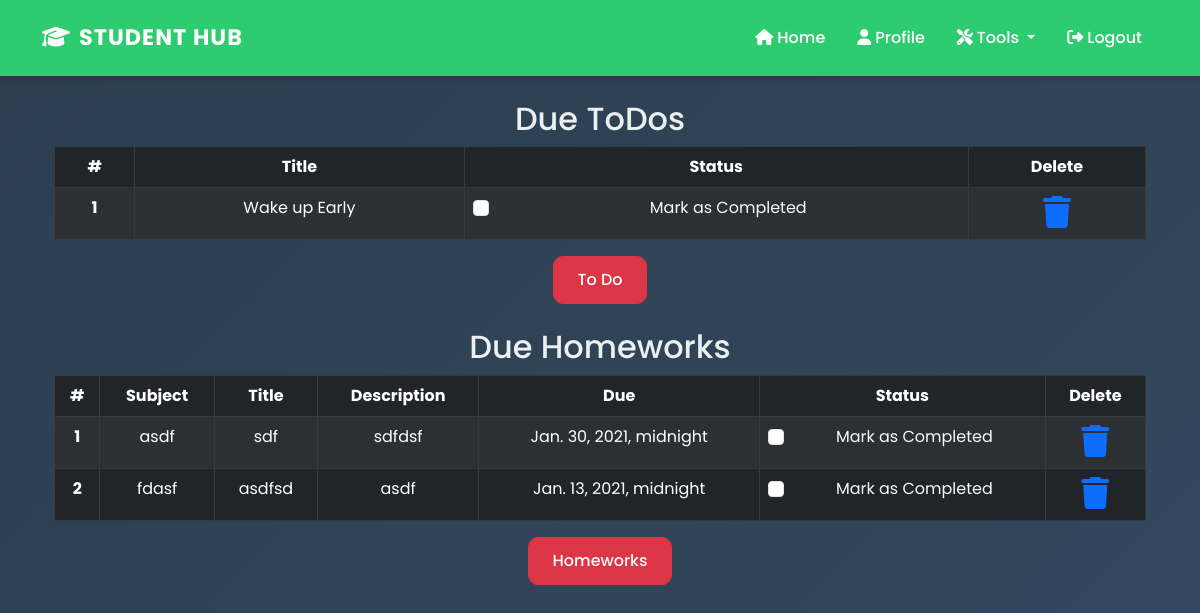
/profile/ (signed in), run on the app's committed database.
### dashboard/models.py (models this page shows, shortened)
class Todo(models.Model):
    user = models.ForeignKey(User, on_delete=models.CASCADE)
    title = models.CharField(max_length=200)
    is_finished = models.BooleanField(default=False)

class Homework(models.Model):
    user = models.ForeignKey(User, on_delete=models.CASCADE)
    subject = models.CharField(max_length=50)
    title = models.CharField(max_length=100)
    description = models.TextField()
    due = models.DateTimeField()
    is_finished = models.BooleanField(default=False)

### dashboard/views.py (the view)
# urls.py: path('profile/', dash_view.profile, name='profile'),
@login_required
def profile(request):
    homeworks = Homework.objects.filter(is_finished=False, user=request.user)
    todos = Todo.objects.filter(is_finished=False, user=request.user)
    if len(homeworks) == 0:
        homeworks_done = True
    else:
        homeworks_done = False
    if len(todos) == 0:
        todos_done = True
    else:
        todos_done = False
    context = {
        'homeworks': zip(homeworks, range(1, len(homeworks)+1)),
        'todos': zip(todos, range(1, len(todos)+1)),
        'homeworks_done': homeworks_done,
        'todos_done': todos_done,
    }
    return render(request, 'dashboard/profile.html', context)

### dashboard/templates/dashboard/profile.html
{% extends 'dashboard/base.html' %} {% load static %}
{% load crispy_forms_tags%}
{% block content %}
<section class="text-center">
    <div class="container">
        {% if not todos_done %}
        <h2>Due ToDos</h2>
        <table class="table table-striped table-bordered table-hover table-dark">
            <thead>
                <tr>
                    <th scope="col">#</th>
                    <th scope="col">Title</th>
                    <th scope="col">Status</th>
                    <th scope="col">Delete</th>
                </tr>
            </thead>
            <tbody>
                <tr>
                    {% for todo,serial in todos %}
                    <th scope="row">{{serial}}</th>
                    <td>{{todo.title}}</td>
                    <td>
                        <a href="{% url 'update-todo' todo.id %}">
                            <div class="form-check">
                                {%if todo.is_finished == True%}
                                <input class="form-check-input" type="checkbox" value="" checked id={{todo.id}}>
                                {%else%}
                                <input class="form-check-input" type="checkbox" value="" id={{todo.id}}>
                                {%endif%}
                                <label class="form-check-label text-light" for="flexCheckDefault">
                                    Mark as Completed
                                </label>
                            </div>
                        </a>
                    </td>
                    <td><a href="{% url 'delete-todo' todo.id%}"><i class="fa fa-trash fa-2x"></i></a></td>
                </tr>
                {%endfor%}
            </tbody>
        </table>
        {% else %}
        <h3>All To dos are completed!!!!</h3>
        {% endif %}
        <a href="{% url 'todo' %}" class="btn btn-danger">To Do</a>
        <br><br>
        {% if not homeworks_done %}
        <h2>Due Homeworks</h2>
        <table class="table table-striped table-bordered table-hover table-dark">
            <thead>
                <tr>
                    <th scope="col">#</th>
                    <th scope="col">Subject</th>
                    <th scope="col">Title</th>
                    <th scope="col">Description</th>
                    <th scope="col">Due</th>
                    <th scope="col">Status</th>
                    <th scope="col">Delete</th>
                </tr>
            </thead>
            <tbody>
                <tr>
                    {% for homework,serial in homeworks %}
                    <th scope="row">{{serial}}</th>
                    <td>{{homework.subject}}</td>
                    <td>{{homework.title}}</td>
                    <td>{{homework.description}}</td>
                    <td>{{homework.due}}</td>
                    <td>
                        <a href="{% url 'update-homework' homework.id %}">
                            <div class="form-check">
                                {%if homework.is_finished == True%}
                                <input class="form-check-input" type="checkbox" value="" checked id={{todo.id}}>
                                {%else%}
                                <input class="form-check-input" type="checkbox" value="" id={{todo.id}}>
                                {%endif%}
                                <label class="form-check-label text-light" for="flexCheckDefault">
                                    Mark as Completed
                                </label>
                            </div>
                        </a>
                    </td>
                    <td><a href="{% url 'delete-homework' homework.id%}"><i class="fa fa-trash fa-2x"></i></a></td>
                </tr>
                {%endfor%}
            </tbody>
        </table>
        {% else %}
        <h3>All To homeworks are completed!!!!</h3>
        {% endif %}
        <a href="{% url 'homework' %}" class="btn btn-danger">Homeworks</a>
    </div>
</section>
{% endblock content %}

### static/css/main.css (style rules this page uses)
:root { --primary: #2ecc71; --secondary: #27ae60; --dark: #2c3e50; --light: #ecf0f1; --accent: #f1c40f; --danger: #e74c3c; --success: #2ecc71; --warning: #f1c40f; --info: #3498db; }
body { font-family: 'Poppins', sans-serif; background: linear-gradient(135deg, var(--dark) 0%, #34495e 100%); min-height: 100vh; color: var(--light); }
.btn { padding: 0.7rem 1.5rem; border-radius: 10px; font-weight: 500; transition: all 0.3s ease; }

### data on the page
Todo: user "1", title "Wake up Early"
Homework: user "1", subject "asdf", title "sdf", description "sdfdsf", due "Jan. 30, 2021, midnight"
Homework: serial "2", subject "fdasf", title "asdfsd", description "asdf", due "Jan. 13, 2021, midnight"
